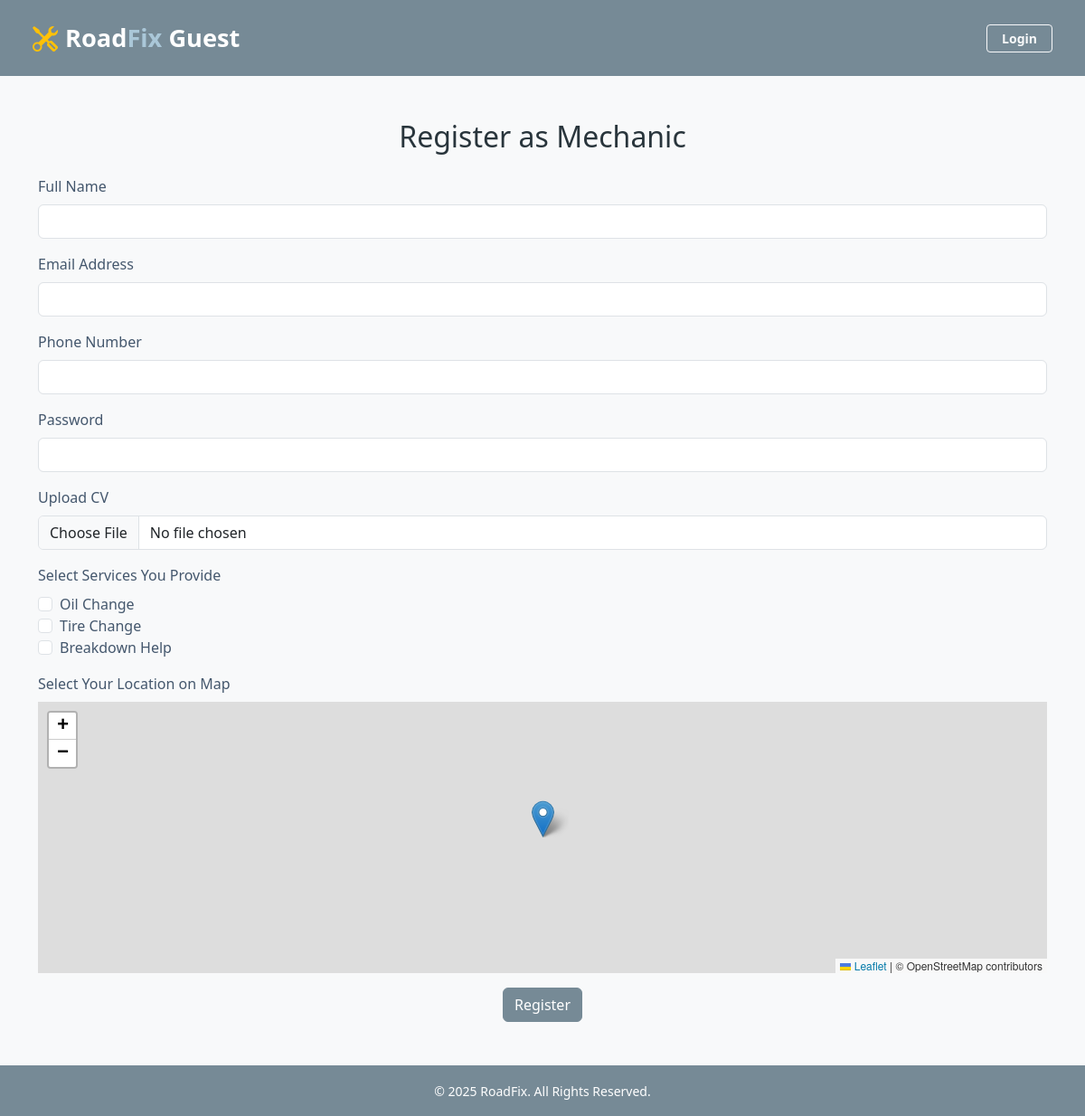
Screenshot of /public/auth/register/register_mechanic.php with the database file from the repository.
### tables this page shows
CREATE TABLE `services` (
  `id` int(11) NOT NULL,
  `name` varchar(100) NOT NULL,
  `price` decimal(10,2) NOT NULL DEFAULT 0.00,
  `description` text DEFAULT NULL
);

### public/auth/register/register_mechanic.php (the view, shortened to what this page needs)
<?php
include('../../../includes/layout/header.php');
$conn = Database::getInstance()->getConnection();
$services_result = $conn->query("SELECT id, name FROM services");
?>
<div class="container my-5">
    <h2 class="text-center mb-4">Register as Mechanic</h2>
    <form action="" method="POST" enctype="multipart/form-data">
        <div class="mb-3">
            <label for="name" class="form-label">Full Name</label>
            <input type="text" name="name" id="name" class="form-control" required>
        </div>
        <div class="mb-3">
            <label for="email" class="form-label">Email Address</label>
            <input type="email" name="email" id="email" class="form-control" required>
        </div>
        <div class="mb-3">
            <label for="phone" class="form-label">Phone Number</label>
            <input type="text" name="phone" id="phone" class="form-control" required>
        </div>
        <div class="mb-3">
            <label for="password" class="form-label">Password</label>
            <input type="password" name="password" id="password" class="form-control" required>
        </div>
        <div class="mb-3">
            <label for="cv" class="form-label">Upload CV</label>
            <input type="file" name="cv" id="cv" class="form-control" accept=".pdf" required>
        </div>
        <div class="mb-3">
            <label class="form-label">Select Services You Provide</label>
            <div class="form-check">
                <?php if ($services_result->num_rows > 0): ?>
                    <?php while ($service = $services_result->fetch_assoc()): ?>
                        <div>
                            <input class="form-check-input" type="checkbox" name="services[]" value="<?= $service['id'] ?>" id="service<?= $service['id'] ?>">
                            <label class="form-check-label" for="service<?= $service['id'] ?>">
                                <?= htmlspecialchars($service['name']) ?>
                            </label>
                        </div>
                    <?php endwhile; ?>
                <?php else: ?>
                    <p class="text-muted">No services available. Please contact admin.</p>
                <?php endif; ?>
            </div>
        </div>
        <div class="mb-3">
            <label class="form-label">Select Your Location on Map</label>
            <div id="map" style="height: 300px;"></div>
        </div>
        <div class="text-center">
            <button type="submit" name="register_mechanic" class="btn btn-primary">Register</button>
        </div>
    </form>
</div>
<link rel="stylesheet" href="https://unpkg.com/leaflet/dist/leaflet.css" />
<?php include('../../../includes/layout/footer.php'); ?>

### public/assets/css/style.css (style rules this page uses)
:root { --primary: #768A96; --secondary: #AAC7D8; --dark: #29353C; --medium: #44576D; --light: #DFEBF6; --extra-light: #E6E6E6; }
body { background-color: var(--light); font-family: 'Segoe UI', sans-serif; color: var(--medium); }
h1, h2, h3, h4, h5 { color: var(--dark); }
.btn-primary { background-color: var(--primary); border-color: var(--primary); }

### rows the page displays
services: name "Oil Change"
services: name "Tire Change"
services: name "Breakdown Help"

### other values shown
$user_type "Guest"
